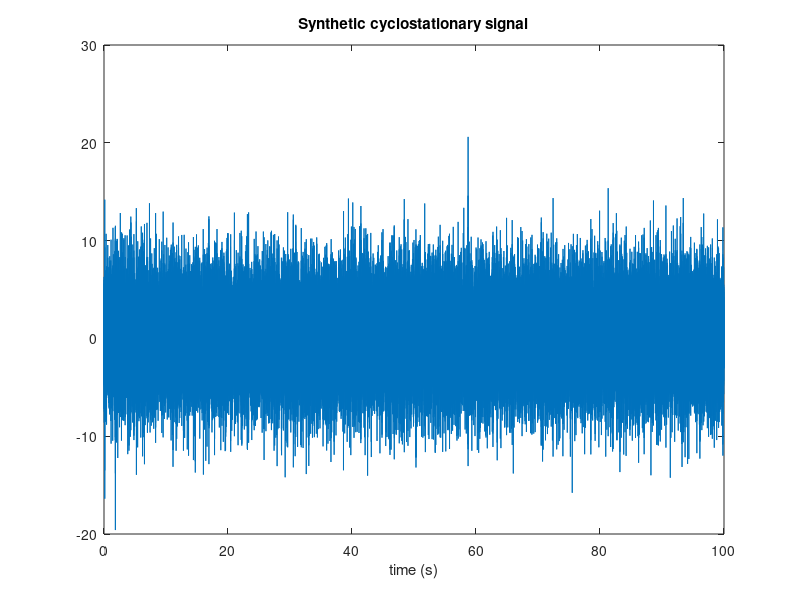

MATLAB code for this plot: (Note: this script raises an error after producing the figure.)
% This script demonstrates the use of the Fast Spectral Correlation code
% "Fast_SC.m" on a synthetic cyclostationary signal. 

clear all
close all

% Synthesis of an elementary cyclostationary signal
% =================================================
Fs = 1e3;               % sampling frequency (in Hz)
L = 1e5;                % signal length (number of samples)
f0 = .01*Fs;            % cycle frequency (in Hz)

x = randn(L,1);

% filtration by a resonance
a = [1 -2*cos(2*pi*.2)*.9 .9^2];
x = filter(1,a,x);      

% periodic amplitude modulation
x = x.*(1 + sin(2*pi*(0:L-1)'*f0/Fs));

% addition of white noise (SNR = 0dB)
x = x + std(x)*randn(L,1);  

figure
plot((0:L-1)/Fs,x),title('Synthetic cyclostationary signal')
xlabel('time (s)')


% Fast Spectral Correlation
% =========================
% Analysis parameters to be fixed by the user
Nw = 2^7;               % window length (number of samples)
alpha_max = 4*f0;       % maximum cyclic frequency to scan (in Hz)
                        % (should cover the cyclic frequency range of interest)
opt.coh = 1;            % compute sepctral coherence? (yes=1, no=0)


[S,alpha,f,Nv] = Fast_SC(s,Nw,alpha_max,Fs,opt);


figure,subplot(211)
imagesc(alpha(2:end),f,abs(S(:,2:end))),axis xy,colorbar('Location','north')
if opt.coh == 0,title('Spectral Correlation'),else,title('Spectral Coherence'),end
xlabel('cyclic frequency \alpha (Hz)'),ylabel('f (Hz)'),
xlim([0 alpha_max])

subplot(212),plot(alpha(2:end),mean(abs(S(:,2:end))),'k'),xlim([0 alpha_max])
title('Enhanced envelope spectrum')
xlabel('cyclic frequency \alpha (Hz)')


% It may happen that the resolution of the computer screen is not enough to
% display all the details in the spectral correlation; in this case, a solution
% is to decrease the cycli spectral resolution by smoothing.

screen_resolution = 1080;       % number of vertical lines
Na = length(alpha);
N = round(Na/screen_resolution);
w = hamming(2*N+1);
if N > 1
    Smooth = zeros(Nw/2+1,Na);
    for k = 1:Nw/2+1
        Smooth(k,:) = conv(abs([0 S(k,2:end)]),w,'same');
    end
    
    figure,
    imagesc(alpha(2:end),f,Smooth),axis xy,colorbar('Location','north')
    if opt.coh == 0,title('Smoothed spectral Correlation'),else,title('Smoothed spectral Coherence'),end
    xlabel('cyclic frequency \alpha (Hz)'),ylabel('f (Hz)'),
    xlim([0 alpha_max])
end

plot(alpha)


